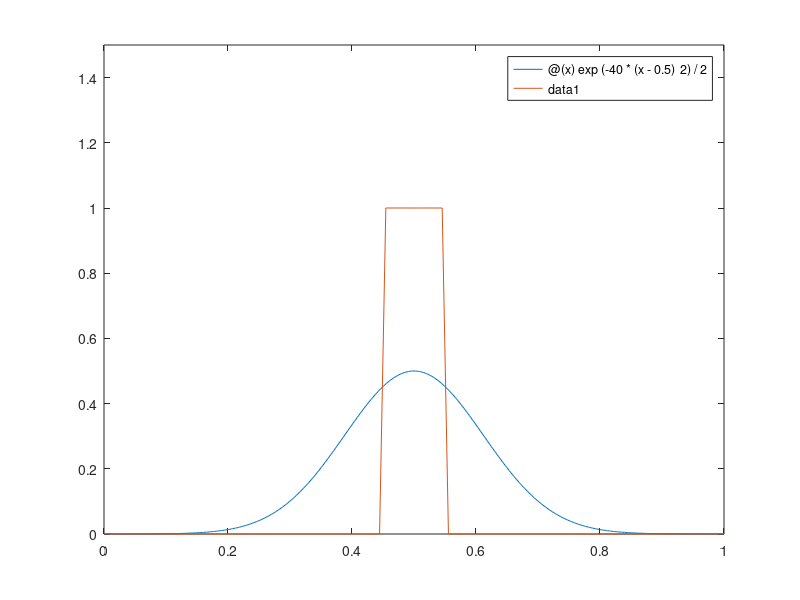

Recreate this plot in MATLAB.
f = @(x) exp(-40*(x-0.5)^2)/2;
fplot(f, [0, 1]);
axis([0, 1, 0, 1.5]);

hold on;
vec = linspace(0, 1);
xval = vec;
vec = vec * 0;
vec(46:55) = 1;
plot(xval, vec);
